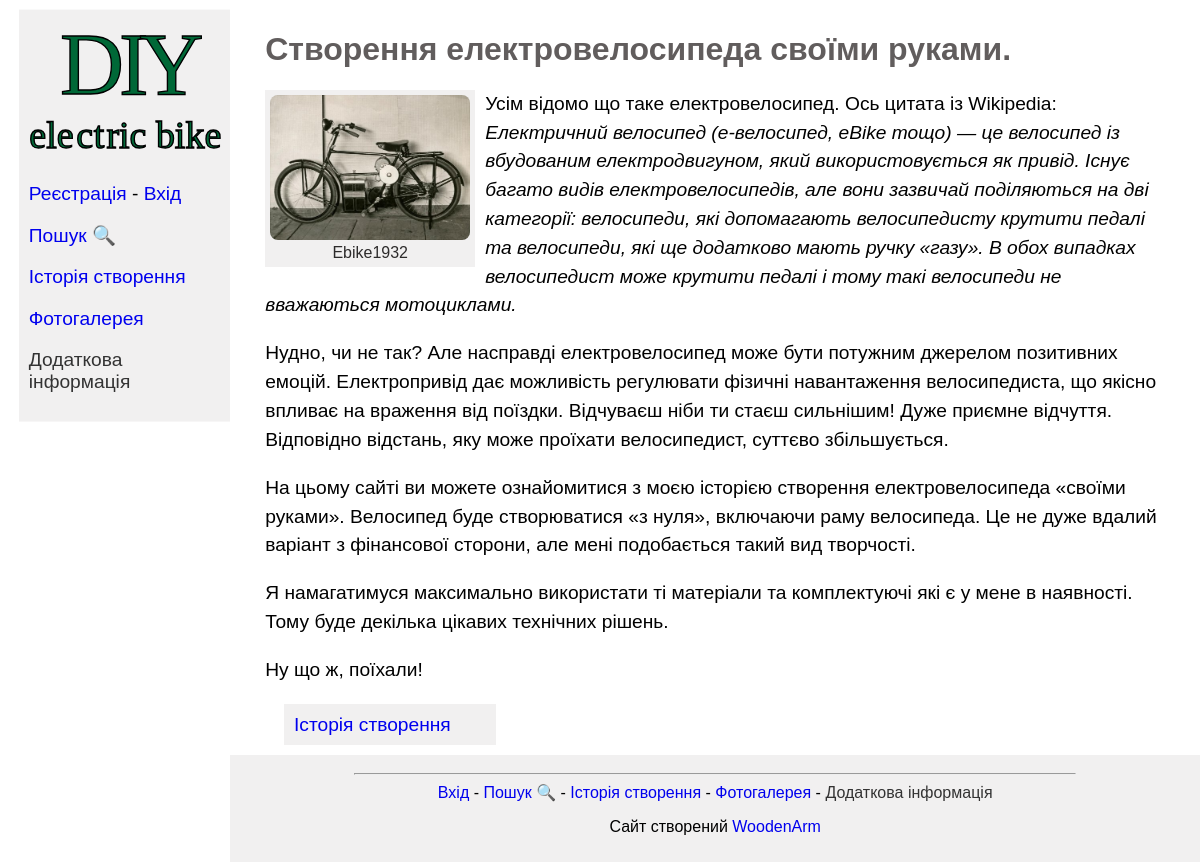
The page / on the database its author committed.
### blog/models.py (models this page shows, shortened)
class Posts(models.Model):
    title = models.CharField(max_length=255)
    content = models.TextField()
    time_create = models.DateTimeField(auto_now_add=True)
    time_update = models.DateTimeField(auto_now=True)
    is_published = models.BooleanField(default=True)
    slug = models.SlugField(max_length=255, unique=True, db_index=True, verbose_name='URL')
    class Meta:
        ordering = ["time_create"]
        verbose_name_plural = "Posts"

class Photos(models.Model):
    title = models.CharField(max_length=200)
    post = models.ForeignKey('Posts', on_delete=models.CASCADE)
    image = models.ImageField(upload_to="photos/", blank=True)
    slug = models.SlugField(max_length=255, unique=True, db_index=True, verbose_name='URL')
    is_published = models.BooleanField(default=True)
    class Meta:
        verbose_name_plural = "Photos"

### blog/views.py (the view)
# urls.py: path('', views.home, name='home'),
def home(request):
    id = 1
    post_home = Posts.objects.get(pk=id)
    photos = Photos.objects.filter(post_id=id)
    context = {'home': post_home, 'photos': photos}
    return render(request, 'blog/home.html', context=context)

### blog/templates/blog/home.html (shortened to what this page needs)
{% extends 'blog/base.html' %}
{% block content %}
  <h1 class="title">{{ home.title }}</h1>
  {% for i in photos %}
    {% if i.image.url %}
      <div class="tabs">
        <div class="zoom-in"><figure>
        <img src="{{ i.image.url }}">
        <figcaption>{{ i.title }}</figcaption>
        </figure></div>
      </div>
    {% endif %}
  {% endfor %}
  <div class="text">
    {% autoescape off %}
      <p>{{ home.content|linebreaks }}</p>
    {% endautoescape %}
  </div>
  <div id="navigation"><a href="{% url 'blog:story' %}">Історія створення</a></div>
{% endblock %}

### blog/static/blog/css/main.css (style rules this page uses)
#navigation { position: sticky; top: 0.5em; left: 0; width: 10em; margin-left: 1em; padding: 0.5em; font: 1.2em "Fira Sans", sans-serif; background-color: #f1f0f0; float: left; }
body { margin: 0; font: 1em "Fira Sans", sans-serif; text-align: left; }
.title { font: "Fira Sans", sans-serif; color: rgb(97, 93, 93); }
.text { font: 1.2em "Fira Sans", sans-serif; line-height: 1.5; }
a:link { text-decoration: none; }
figure { display: inline; padding: 5px; width: 200px; float: left; clear: left; margin: 0 10px 10px 0; text-align: center; background-color: #f1f0f0; }
img { width: 100%; height: 100%; border-radius: 8px; }
figcaption { color: rgb(45, 43, 43); font: 1em "Fira Sans", sans-serif; }
.zoom-in { cursor: -webkit-zoom-in; cursor: zoom-in; }

### rows shown on the page
Posts: title "Створення електровелосипеда своїми руками.", content "Усім відомо що таке електровелосипед. Ось цитата із Wikipedia: Електричний велосипед (е-велосипед, eBike тощо) — це велосипед із вбудованим електродвигуном, який використовується як привід. Існує багато видів електровелосипедів, але вони зазвичай поділяються на дві категорії: велосипеди, які допомагають велосипедисту крутити педалі та велосипеди, які ще додатково мають ручку «газу». В обох випадках велосипедист може крутити педалі і тому такі велосипеди не вважаються мотоциклами. Нудно, чи не так? Але насправді електровелосипед може бути потужним джерелом позитивних емоцій. Електропривід дає можливість регулювати фізичні навантаження велосипедиста, що якісно впливає на враження від поїздки.…"
Photos: image (picture), title "Ebike1932"
